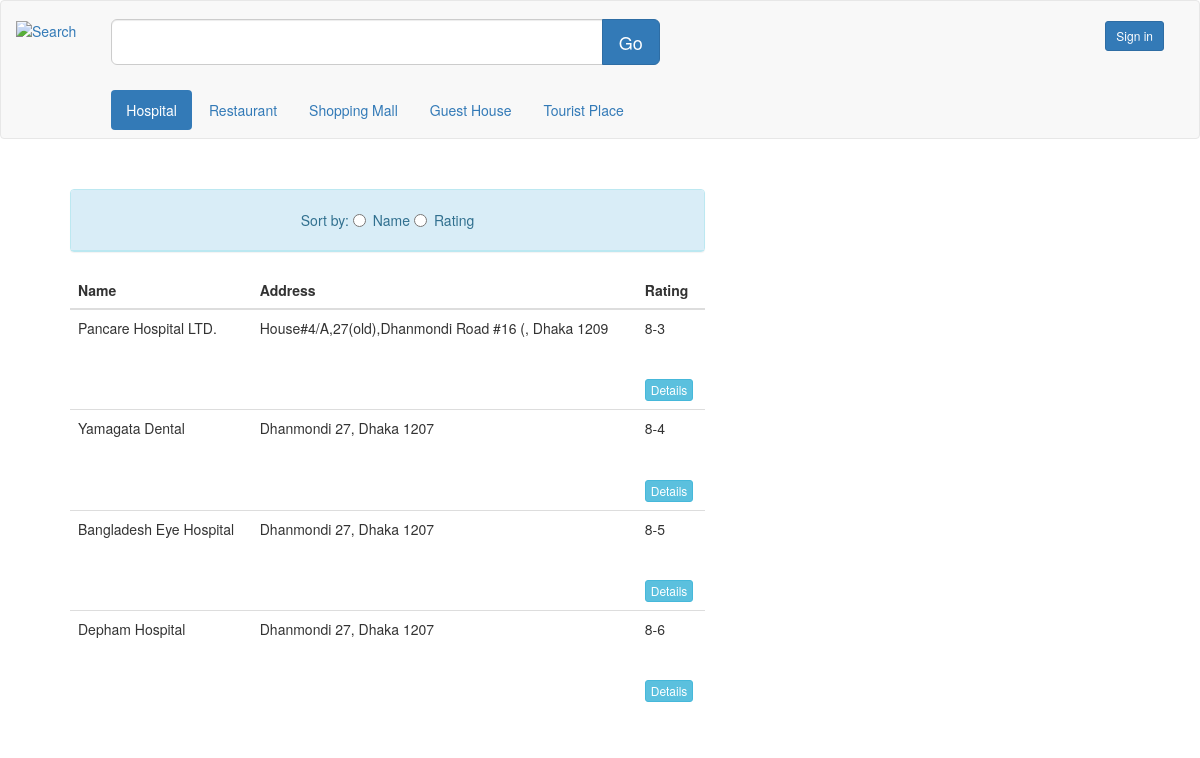
The page /Font-end/hospital.php on the database its author committed.
### tables this page shows
CREATE TABLE `main_area` (
  `id` varchar(13) NOT NULL,
  `name` varchar(100) NOT NULL,
  `area` varchar(35) NOT NULL,
  `road_no` varchar(10) NOT NULL,
  `post_code` int(11) NOT NULL,
  `district` varchar(20) NOT NULL,
  `division` varchar(15) NOT NULL,
  `rating` varchar(7) NOT NULL
);

### Font-end/hospital.php (the view, shortened to what this page needs)
<!DOCTYPE html>
<html>
<head>
	<link rel="stylesheet" href="css/bootstrap.min.css">
</head>
<body>
<nav class="navbar navbar-default">
  <div class="">
    <div class="collapse navbar-collapse" id="bs-example-navbar-collapse-1">
      <ul class="nav navbar-nav">
		<a href="search.php"><img src="Upimages/logo3.jpg" class="img-responsive" alt="Search" style="height:30px;margin-top:20px;"></a>
      </ul>
      <form class="navbar-form navbar-left">
				<div class="input-group input-group-lg" style="width:600px;margin-left:20px;margin-top:10px;">
				  <input type="text" class="form-control" name="search">
				  <div class="input-group-btn">
					<button class="btn btn-primary" type="submit">Go</button>
				  </div>
				</div>
				<ul class="nav nav-pills" style="margin-top:25px;margin-left:20px;">
												<li role="presentation" class="active"><a href="hospital.php">Hospital</a></li>
												<li role="presentation" ><a href="restaurant.php">Restaurant</a></li>
												<li role="presentation" ><a href="shopping.php">Shopping Mall</a></li>
												<li role="presentation"><a href="hotel.php">Guest House </a></li>
												<li role="presentation"><a href="tourist.php">Tourist Place</a></li>
				</ul>
      </form>
      <ul class="nav navbar-nav navbar-right" style="margin-top:20px; margin-right:20px;">
		    <button type="button" class="btn btn-primary btn-sm">Sign in</button>
      </ul>
    </div>
  </div>
</nav>
<div class="container" >
		<div class="col-sm-7" style="margin-left:25px;">
					<div class="panel panel-info" style="margin-top:30px;">
						  <div class="panel-heading">
								<form action="hospitalsort.php" method="post">
								<center>
								    <div class="radio" >
											Sort by:  <label><input type="radio" name="sort" value="name">Name</label>
													  <label><input type="radio" name="sort" value="rating">Rating</label>
									</div>
								</center>
								</form>
						 </div>
					</div>
						 <table class="table">
						  <thead >
							<tr>
								<th>Name</th>
								<th>Address</th>
								<th>Rating</th>
							</tr>
						  </thead>
								<?php
										$connect = mysqli_connect("localhost", "root", "", "ls");
										$query = "SELECT id,name,area,road_no,post_code,district FROM main_area WHERE id like '8-%'";
										$result = mysqli_query($connect, $query);
										while($row = mysqli_fetch_array($result)):;
								  ?>
							<tr id="sort">
								<td><?php echo $row["name"]; ?></td>
								<address><td><?php echo $row["area"]." ".$row["road_no"].", ".$row["district"]." ".$row["post_code"]; ?></td></address>
								<td><?php echo $row["id"]; ?></br></br></br><input type="button" name="view" value="Details" id="<?php echo $row["id"]; ?>" class="btn btn-info btn-xs view_data" /></td>
							</tr>
							<?php endwhile; ?>
					</table>
		</div>
</div>
</body>
</html>

### rows shown on the page
main_area: name "Pancare Hospital LTD.", area "House#4/A,27(old),Dhanmondi", road_no "Road #16 (", district "Dhaka", post_code "1209", id "8-3"
main_area: name "Yamagata Dental", area "Dhanmondi", road_no "27", district "Dhaka", post_code "1207", id "8-4"
main_area: name "Bangladesh Eye Hospital", area "Dhanmondi", road_no "27", district "Dhaka", post_code "1207", id "8-5"
main_area: name "Depham Hospital", area "Dhanmondi", road_no "27", district "Dhaka", post_code "1207", id "8-6"
